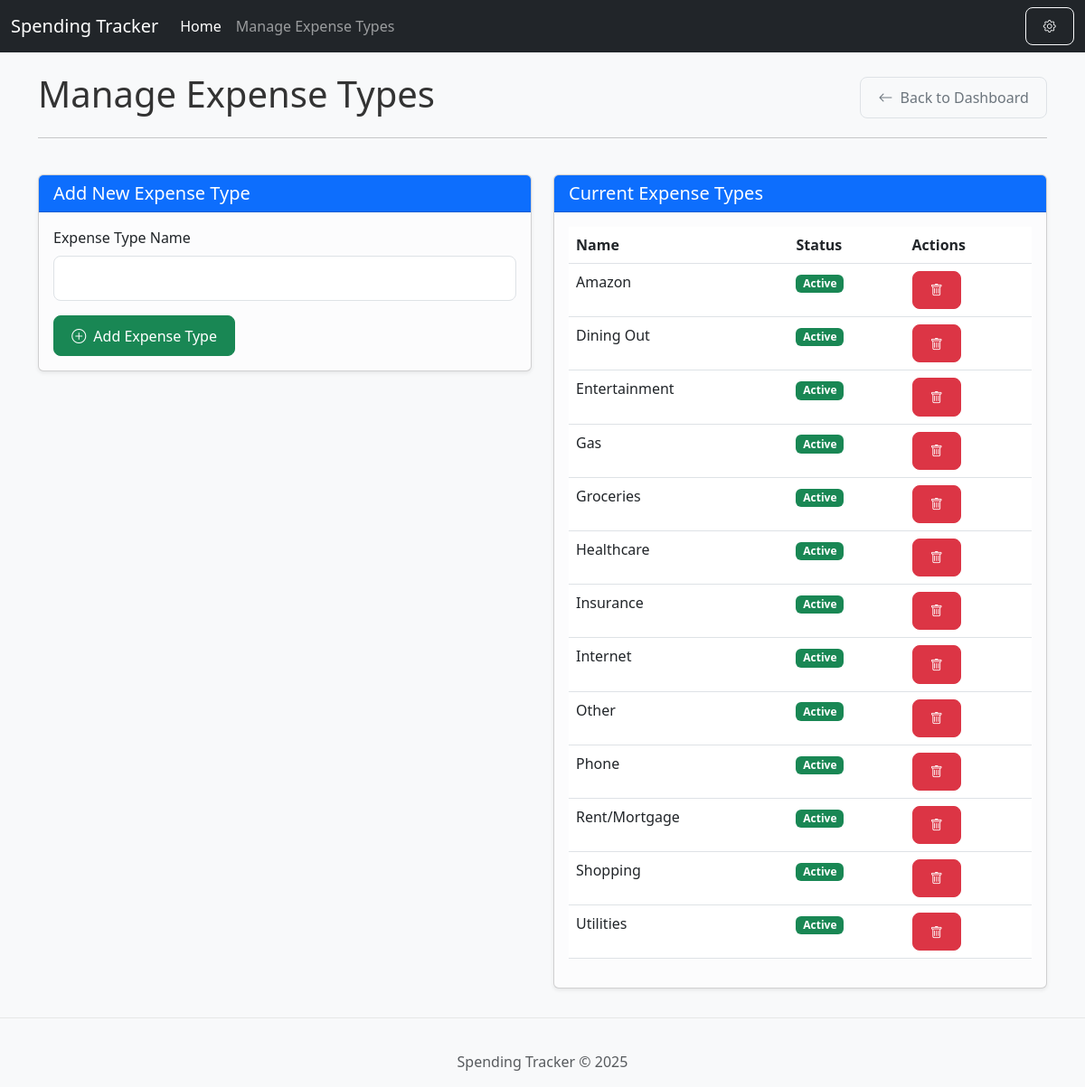
Screenshot of /expense-types/ with the database file from the repository.
### tables this page shows
CREATE TABLE expense_types (
            id INTEGER PRIMARY KEY AUTOINCREMENT,
            name TEXT NOT NULL UNIQUE,
            is_active BOOLEAN DEFAULT TRUE,
            created_at TIMESTAMP DEFAULT CURRENT_TIMESTAMP
        );

### templateLogic/expense_type_routes.py (the view)
@expense_type_routes.route('/', methods=['GET'])
def manage_expense_types():
    conn = get_db_connection()
    expense_types = conn.execute('SELECT * FROM expense_types ORDER BY name').fetchall()
    conn.close()
    return render_template('manage_expense_types.html', expense_types=expense_types, error=None)

### app.py (called while the page is built)
@app.context_processor
def inject_current_year():
    return {'current_year': datetime.utcnow().year}

### templateLogic/expense_type_routes.py (called while the page is built)
def get_db_connection():
    conn = sqlite3.connect(DB_PATH)
    conn.row_factory = sqlite3.Row
    return conn

### templates/manage_expense_types.html (shortened to what this page needs)
{% extends "base.html" %}
{% block content %}
<div class="row mb-4">
    <div class="col-12">
        <div class="d-flex justify-content-between align-items-center">
            <h1>Manage Expense Types</h1>
            <a href="{{ url_for('index') }}" class="btn btn-outline-secondary">
                <i class="bi bi-arrow-left me-1"></i> Back to Dashboard
            </a>
        </div>
        <hr>
    </div>
</div>
<div class="row mb-4">
    <div class="col-md-6">
        <div class="card card-custom bg-light-subtle shadow-sm">
            <div class="card-header bg-primary text-white">
                <h3 class="h5 mb-0">Add New Expense Type</h3>
            </div>
            <div class="card-body">
                <form method="POST" action="{{ url_for('expense_type_routes.add_expense_type') }}">
                    <div class="mb-3">
                        <label for="name" class="form-label">Expense Type Name</label>
                        <input type="text" class="form-control" id="name" name="name" required>
                    </div>
                    <button type="submit" class="btn btn-success">
                        <i class="bi bi-plus-circle me-1"></i> Add Expense Type
                    </button>
                </form>
            </div>
        </div>
    </div>
    <div class="col-md-6">
        <div class="card card-custom bg-light-subtle shadow-sm">
            <div class="card-header bg-primary text-white">
                <h3 class="h5 mb-0">Current Expense Types</h3>
            </div>
            <div class="card-body">
                {% if expense_types|length > 0 %}
                <div class="table-responsive">
                    <table class="table table-hover">
                        <thead>
                            <tr>
                                <th>Name</th>
                                <th>Status</th>
                                <th>Actions</th>
                            </tr>
                        </thead>
                        <tbody>
                            {% for type in expense_types %}
                            <tr>
                                <td>{{ type.name }}</td>
                                <td>
                                    {% if type.is_active %}
                                    <span class="badge bg-success">Active</span>
                                    {% else %}
                                    <span class="badge bg-secondary">Inactive</span>
                                    {% endif %}
                                </td>
                                <td>
                                    <form method="POST" action="{{ url_for('expense_type_routes.delete_expense_type', type_id=type.id) }}" class="d-inline" onsubmit="return confirm('Are you sure you want to delete this expense type?');">
                                        <button type="submit" class="btn btn-sm btn-danger">
                                            <i class="bi bi-trash"></i>
                                        </button>
                                    </form>
                                </td>
                            </tr>
                            {% endfor %}
                        </tbody>
                    </table>
                </div>
                {% else %}
                <div class="alert alert-info" role="alert">
                    No expense types found. Add your first one using the form on the left.
                </div>
                {% endif %}
            </div>
        </div>
    </div>
</div>
{% endblock %}

### static/css/style.css (style rules this page uses)
body { padding-top: 56px; background-color: #f8f9fa; color: #333; font-family: 'Segoe UI', Roboto, 'Helvetica Neue', Arial, sans-serif; }
.form-control, .form-select { border-radius: 8px; border: 1px solid #dee2e6; padding: 0.75rem 1rem; transition: all 0.2s ease; }
.btn { border-radius: 8px; padding: 0.6rem 1.2rem; font-weight: 500; transition: all 0.3s ease; }
.btn-outline-secondary { border-color: #dee2e6; color: #6c757d; }

### templates/base.html (style rules this page uses)
body { padding-top: 56px; }

### rows the page displays
expense_types: name "Amazon", is_active "Active"
expense_types: name "Dining Out", is_active "Active"
expense_types: name "Entertainment", is_active "Active"
expense_types: name "Gas", is_active "Active"
expense_types: name "Groceries", is_active "Active"
expense_types: name "Healthcare", is_active "Active"
expense_types: name "Insurance", is_active "Active"
expense_types: name "Internet", is_active "Active"
expense_types: name "Other", is_active "Active"
expense_types: name "Phone", is_active "Active"
expense_types: name "Rent/Mortgage", is_active "Active"
expense_types: name "Shopping", is_active "Active"
expense_types: name "Utilities", is_active "Active"
